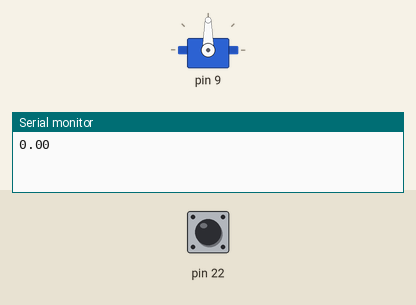
The sketch below on a simulated Arduino Uno, built with avr-gcc and run on an emulated ATmega328P. On the bench: servo, the last lines printed to the serial monitor. The inputs (shaded band) are chosen by the test bench; at power-on: pin 22 LOW.

Above: at 1.2 s.
1.3 s: pin 22 pulsed HIGH 2 times (0.12 s each, 0.3 s apart)
At 2.9 s:
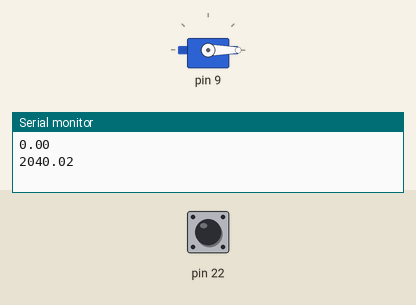
Timing chart, 0 to 4.7 s (numbered marks = the images above; inputs shaded):
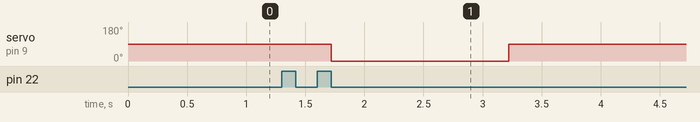

The sketch:

main.ino
```cpp
#include <Servo.h>

class SensorUltrasonico {
 public:
   int pinTrig;
   int pinEcho;
   long duracion;
   float distancia;

   SensorUltrasonico(int t, int e) {
     pinTrig = t;
     pinEcho = e;
     pinMode(pinTrig, OUTPUT);
     pinMode(pinEcho, INPUT);
   }

   float medirDistancia() {
     digitalWrite(pinTrig, LOW);
     delayMicroseconds(2);
     digitalWrite(pinTrig, HIGH);
     delayMicroseconds(10);
     digitalWrite(pinTrig, LOW);

     duracion = pulseIn(pinEcho, HIGH);
     distancia = duracion * 0.034 / 2;
     return distancia;
   }
};

class ServoMotor {
 public:
   int pin;
   Servo servo;

   ServoMotor(int p) {
     pin = p;
     servo.attach(pin);
   }

   void mover(int angulo) {
     servo.write(angulo);
   }
};

SensorUltrasonico sensor(23, 22);
ServoMotor servoMotor(9);

void setup() {
 Serial.begin(9600);
}

void loop() {
 float distancia = sensor.medirDistancia();
 Serial.println(distancia);

 if (distancia < 20) {
   servoMotor.mover(90);
 } else {
   servoMotor.mover(0);
 }

 delay(500);
}
```

Measured:
- after the input at 1.3 s, servo on pin 9: 90° → 0° after 0.42 s, → 90° 1.5 s later
